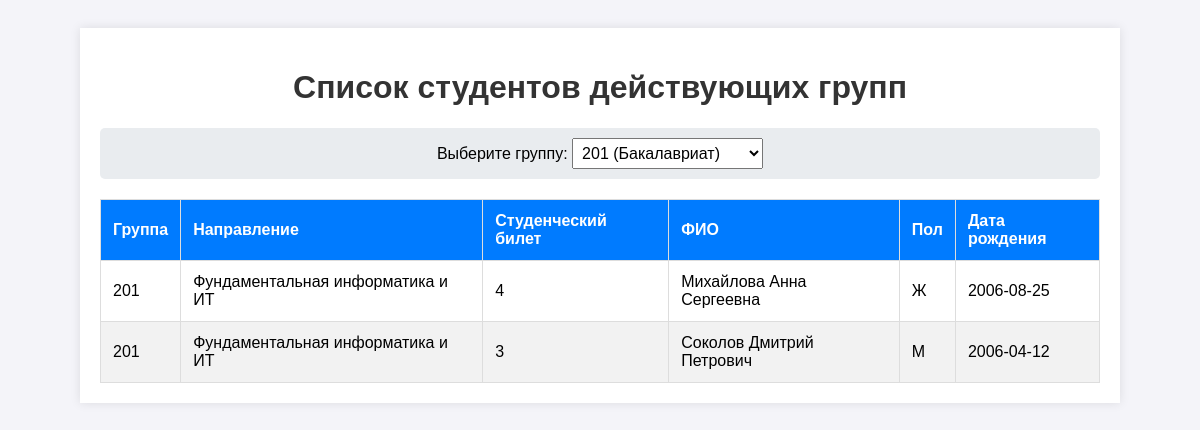
Page /index.php?group_id=2 on the committed database.
### tables this page shows
CREATE TABLE Students (
    id INTEGER PRIMARY KEY AUTOINCREMENT,
    full_name TEXT NOT NULL,
    birth_date DATE NOT NULL,
    gender TEXT CHECK(gender IN ('М', 'Ж')) NOT NULL,
    group_id INTEGER NOT NULL,
    FOREIGN KEY (group_id) REFERENCES Groups(id) ON DELETE CASCADE
);

CREATE TABLE Groups (
    id INTEGER PRIMARY KEY AUTOINCREMENT,
    name TEXT NOT NULL,
    admission_year INTEGER NOT NULL,
    direction_id INTEGER NOT NULL,
    FOREIGN KEY (direction_id) REFERENCES Directions(id) ON DELETE RESTRICT
);

CREATE TABLE Directions (
    id INTEGER PRIMARY KEY AUTOINCREMENT,
    name TEXT NOT NULL,
    degree TEXT CHECK(degree IN ('Бакалавриат', 'Магистратура')) NOT NULL,
    UNIQUE(name, degree)
);

### db.php (called while the page is built, shortened)
<?php
function getActiveGroups(PDO $pdo): array {
    $currentYear = (int)date('Y');
    $sql = "
        SELECT
            g.id,
            g.name,
            g.admission_year,
            d.id as direction_id,
            d.name as dir_name
        FROM Groups g
        JOIN Directions d ON g.direction_id = d.id
        ORDER BY g.name ASC
    ";
    $stmt = $pdo->query($sql);
    $allGroups = $stmt->fetchAll();
    $activeGroups = [];
    foreach ($allGroups as $group) {
        if ($group['direction_id'] <= 3) {
            $duration = 4;
            $degreeName = 'Бакалавриат';
        } else {
            $duration = 2;
            $degreeName = 'Магистратура';
        }
        $gradYear = $group['admission_year'] + $duration;
        if ($gradYear > $currentYear) {
            $group['degree'] = $degreeName;
            $activeGroups[] = $group;
        }
    }
    return $activeGroups;
}
function getStudents(PDO $pdo, ?int $groupId = null): array {
    $currentYear = (int)date('Y');
    $sql = "
        SELECT
            s.id as ticket,
            s.full_name,
            s.birth_date,
            s.gender,
            g.id as group_id,
            g.name as group_name,
            g.admission_year,
            d.id as direction_id,
            d.name as direction
        FROM Students s
        JOIN Groups g ON s.group_id = g.id
        JOIN Directions d ON g.direction_id = d.id
    ";
    if ($groupId !== null) {
        $sql .= " WHERE g.id = " . (int)$groupId;
    }
    $sql .= " ORDER BY g.name ASC, s.full_name ASC";
    $stmt = $pdo->query($sql);
    $allStudents = $stmt->fetchAll();
    $activeStudents = [];
    foreach ($allStudents as $student) {
        $duration = ($student['direction_id'] <= 3) ? 4 : 2;
        $gradYear = $student['admission_year'] + $duration;
        if ($gradYear > $currentYear) {
            $activeStudents[] = $student;
        }
    }
    return $activeStudents;
}

### index.php (the view, shortened to what this page needs)
<?php
require_once 'db.php';
$pdo = getDbConnection();
$groups = getActiveGroups($pdo);
$selectedGroupId = isset($_GET['group_id']) && $_GET['group_id'] !== '' ? (int)$_GET['group_id'] : null;
$students = getStudents($pdo, $selectedGroupId);
?>
<!DOCTYPE html>
<html lang="ru">
<head>
    <link rel="stylesheet" href="style.css">
</head>
<body>
<div class="container">
    <h1>Список студентов действующих групп</h1>
    <form action="index.php" method="GET" class="filter-form">
        <label for="group_select">Выберите группу:</label>
        <select name="group_id" id="group_select" onchange="this.form.submit()">
            <?php foreach ($groups as $group): ?>
                <option value="<?= $group['id'] ?>" <?= ($selectedGroupId === $group['id']) ? 'selected' : '' ?>>
                    <?= htmlspecialchars($group['name']) ?> (<?= htmlspecialchars($group['degree']) ?>)
                </option>
            <?php endforeach; ?>
        </select>
    </form>
    <table>
        <thead>
            <tr>
                <th>Группа</th>
                <th>Направление</th>
                <th>Студенческий билет</th>
                <th>ФИО</th>
                <th>Пол</th>
                <th>Дата рождения</th>
            </tr>
        </thead>
        <tbody>
            <?php if (empty($students)): ?>
                <tr>
                    <td colspan="6" style="text-align: center;">Студенты не найдены</td>
                </tr>
            <?php else: ?>
                <?php foreach ($students as $student): ?>
                    <tr>
                        <td><?= htmlspecialchars($student['group_name']) ?></td>
                        <td><?= htmlspecialchars($student['direction']) ?></td>
                        <td><?= htmlspecialchars($student['ticket']) ?></td>
                        <td><?= htmlspecialchars($student['full_name']) ?></td>
                        <td><?= htmlspecialchars($student['gender']) ?></td>
                        <td><?= htmlspecialchars($student['birth_date']) ?></td>
                    </tr>
                <?php endforeach; ?>
            <?php endif; ?>
        </tbody>
    </table>
</div>
</body>
</html>

### style.css (style rules this page uses)
body { font-family: Arial, sans-serif; background-color: #f4f4f9; padding: 20px; }
.container { max-width: 1000px; margin: 0 auto; background: white; padding: 20px; box-shadow: 0 0 10px rgba(0, 0, 0, 0.1); }
h1 { text-align: center; color: #333; }
.filter-form { margin-bottom: 20px; text-align: center; padding: 10px; background: #e9ecef; border-radius: 5px; }
select { padding: 5px; font-size: 16px; }
table { width: 100%; border-collapse: collapse; margin-top: 10px; }
th, td { padding: 12px; border: 1px solid #ddd; text-align: left; }
th { background-color: #007bff; color: white; }
tr:nth-child(even) { background-color: #f2f2f2; }

### rows in the picture
students: group.name "201", directions.name "Фундаментальная информатика и ИТ", id "4", full_name "Михайлова Анна Сергеевна", gender "Ж", birth_date "2006-08-25"
students: group.name "201", directions.name "Фундаментальная информатика и ИТ", id "3", full_name "Соколов Дмитрий Петрович", gender "М", birth_date "2006-04-12"

### other values in the picture
form field group_id "201 (Бакалавриат)"
